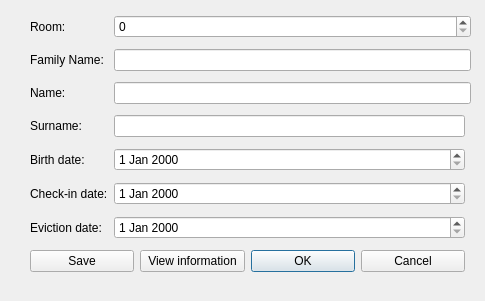
<?xml version="1.0" encoding="UTF-8"?>
<ui version="4.0">
 <class>Info</class>
 <widget class="QDialog" name="Info">
  <property name="geometry">
   <rect>
    <x>0</x>
    <y>0</y>
    <width>485</width>
    <height>301</height>
   </rect>
  </property>
  <property name="windowTitle">
   <string>Dialog</string>
  </property>
  <widget class="QWidget" name="gridLayoutWidget">
   <property name="geometry">
    <rect>
     <x>30</x>
     <y>10</y>
     <width>441</width>
     <height>271</height>
    </rect>
   </property>
   <layout class="QGridLayout" name="gridLayout">
    <item row="3" column="0">
     <widget class="QLabel" name="Surname">
      <property name="text">
       <string>Surname:</string>
      </property>
     </widget>
    </item>
    <item row="2" column="0">
     <widget class="QLabel" name="Name">
      <property name="text">
       <string>Name:</string>
      </property>
     </widget>
    </item>
    <item row="7" column="0">
     <widget class="QLabel" name="eviction_date">
      <property name="text">
       <string>Eviction date:</string>
      </property>
     </widget>
    </item>
    <item row="0" column="0">
     <widget class="QLabel" name="Room">
      <property name="styleSheet">
       <string notr="true"/>
      </property>
      <property name="text">
       <string>Room:</string>
      </property>
     </widget>
    </item>
    <item row="6" column="0">
     <widget class="QLabel" name="Checkin_date">
      <property name="text">
       <string>Check-in date:</string>
      </property>
     </widget>
    </item>
    <item row="1" column="0">
     <widget class="QLabel" name="F_name">
      <property name="text">
       <string>Family Name:</string>
      </property>
     </widget>
    </item>
    <item row="8" column="0" colspan="2">
     <layout class="QGridLayout" name="gridLayout_2">
      <item row="1" column="2">
       <widget class="QPushButton" name="pushButton">
        <property name="text">
         <string>OK</string>
        </property>
       </widget>
      </item>
      <item row="1" column="0">
       <widget class="QPushButton" name="Save">
        <property name="text">
         <string>Save</string>
        </property>
       </widget>
      </item>
      <item row="1" column="1">
       <widget class="QPushButton" name="View">
        <property name="text">
         <string>View information</string>
        </property>
       </widget>
      </item>
      <item row="1" column="3">
       <widget class="QPushButton" name="pushButton_2">
        <property name="text">
         <string>Cancel</string>
        </property>
       </widget>
      </item>
     </layout>
    </item>
    <item row="5" column="0">
     <widget class="QLabel" name="Birth_date">
      <property name="text">
       <string>Birth date:</string>
      </property>
     </widget>
    </item>
    <item row="2" column="1" colspan="2">
     <widget class="QLineEdit" name="Name_push"/>
    </item>
    <item row="1" column="1" colspan="2">
     <widget class="QLineEdit" name="F_name_push"/>
    </item>
    <item row="0" column="1" colspan="2">
     <widget class="QSpinBox" name="Room_push"/>
    </item>
    <item row="6" column="1">
     <widget class="QDateEdit" name="Checkin_date_push"/>
    </item>
    <item row="7" column="1">
     <widget class="QDateEdit" name="Eviction_date_push"/>
    </item>
    <item row="5" column="1">
     <widget class="QDateEdit" name="Birth_date_push"/>
    </item>
    <item row="3" column="1">
     <widget class="QLineEdit" name="Surname_push"/>
    </item>
   </layout>
  </widget>
 </widget>
 <resources/>
 <connections/>
</ui>
